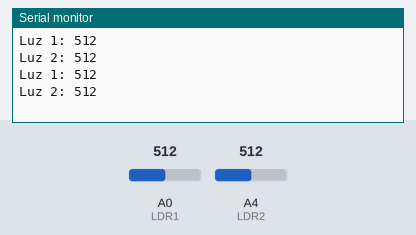
Bench run of a sketch on a simulated Arduino Uno, built with avr-gcc and run on an emulated ATmega328P. On the bench: the last lines printed to the serial monitor. The test bench sets the inputs (shaded band); at power-on: A0 (LDR1) = 512, A4 (LDR2) = 512.

Above: at 1.8 s.
1.9 s: A0 (LDR1) set to 716
At 2.8 s:
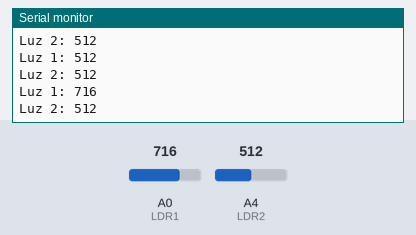
3.4 s: A4 (LDR2) set to 716
At 4.7 s:
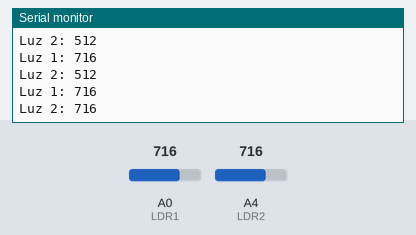
4.9 s: A0 (LDR1) set to 900
At 5.8 s:
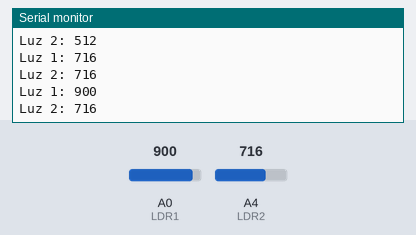
6.4 s: A4 (LDR2) set to 900
At 7.3 s:
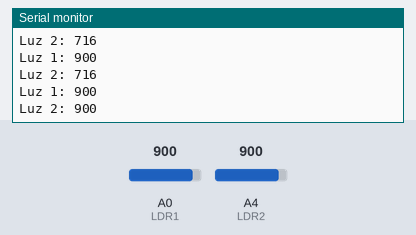
Timing chart, 0 to 8.9 s (numbered marks = the images above; inputs shaded):
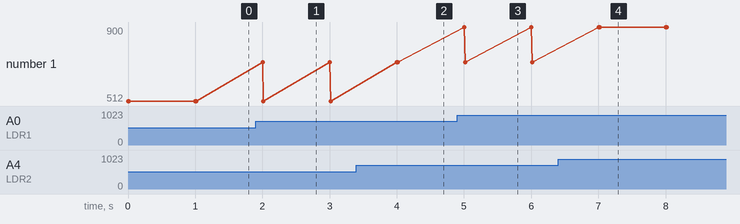

The sketch:

Prueba_LDR.ino
```cpp
int LDR1=0;
int LDR2=4;
int luz1=0;
int luz2=0;

void setup() {
  // put your setup code here, to run once:
  Serial.begin(9600);
}

void loop() {
  // put your main code here, to run repeatedly:
  luz1=analogRead(LDR1);
  luz2=analogRead(LDR2);

  Serial.print("Luz 1: ");
  Serial.println(luz1);

  Serial.print("Luz 2: ");
  Serial.println(luz2);

  delay(1000);
}
```

Measured:
- after the input at 1.9 s, the serial monitor: prints a new line after 0.10 s (image 1)
- after the input at 3.4 s, the serial monitor: prints a new line after 0.62 s (image 2)
- after the input at 4.9 s, the serial monitor: prints a new line after 0.10 s (image 3)
- after the input at 6.4 s, the serial monitor: prints a new line after 0.62 s (image 4)
